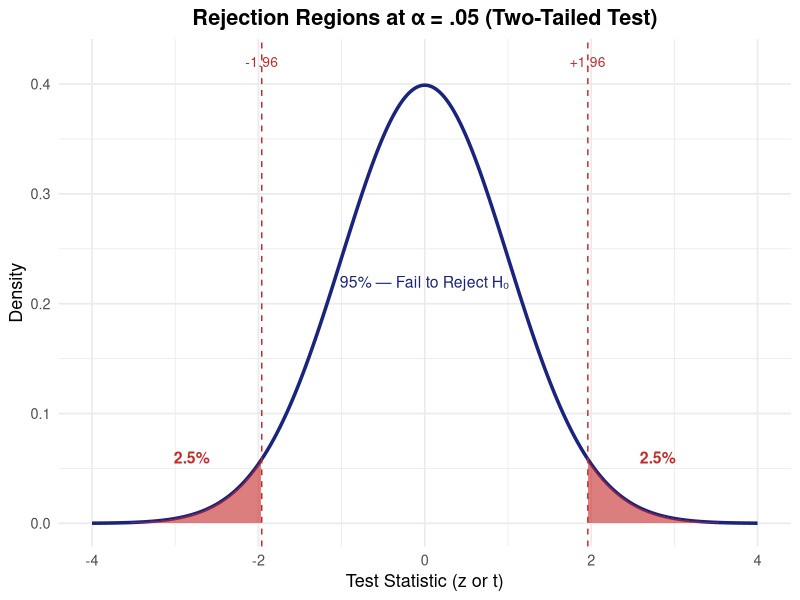
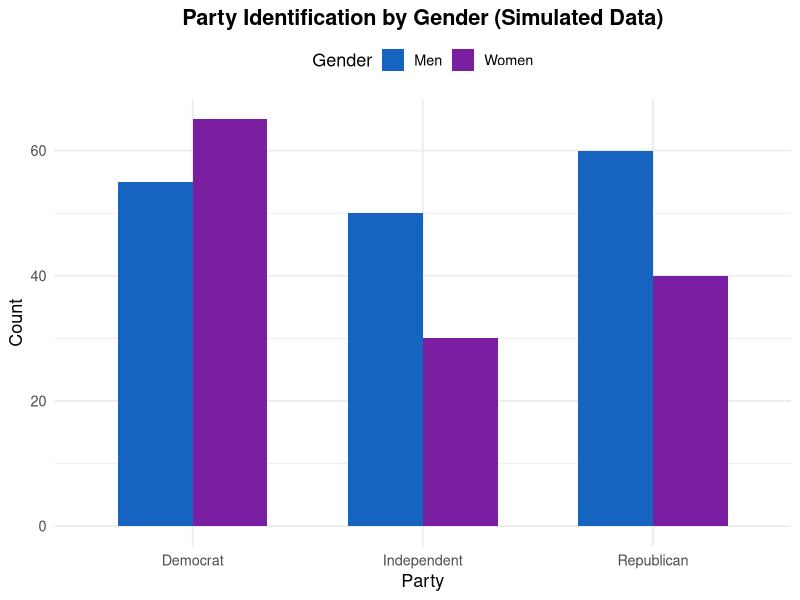

The R script that drew these images, in order:
## ---- chunk 1
#| eval: true
#| echo: false
#| fig-align: "center"
#| fig-height: 3.5

library(ggplot2)

x <- seq(-4, 4, length.out = 1000)
y <- dnorm(x)
df <- data.frame(x = x, y = y)

ggplot(df, aes(x, y)) +
  geom_line(linewidth = 1.2, color = "#1a237e") +
  geom_area(data = subset(df, x <= -1.96), aes(x, y), fill = "#c62828", alpha = 0.6) +
  geom_area(data = subset(df, x >= 1.96), aes(x, y), fill = "#c62828", alpha = 0.6) +
  annotate("text", x = -2.8, y = 0.06, label = "2.5%", color = "#c62828", fontface = "bold", size = 4) +
  annotate("text", x = 2.8, y = 0.06, label = "2.5%", color = "#c62828", fontface = "bold", size = 4) +
  annotate("text", x = 0, y = 0.22, label = "95% — Fail to Reject H\u2080", color = "#1a237e", size = 4) +
  geom_vline(xintercept = c(-1.96, 1.96), linetype = "dashed", color = "#c62828") +
  annotate("text", x = -1.96, y = 0.42, label = "-1.96", color = "#c62828", size = 3.5) +
  annotate("text", x = 1.96, y = 0.42, label = "+1.96", color = "#c62828", size = 3.5) +
  labs(title = "Rejection Regions at α = .05 (Two-Tailed Test)",
       x = "Test Statistic (z or t)", y = "Density") +
  theme_minimal(base_size = 13) +
  theme(plot.title = element_text(face = "bold", hjust = 0.5))
## ---- chunk 2
#| eval: true
#| echo: true
#| code-fold: false

# Simulated data: GDP per capita (thousands USD) by regime type
set.seed(42)
democracies  <- c(28, 35, 41, 22, 55, 47, 38, 30, 52, 44,
                  29, 61, 37, 49, 33, 58, 26, 43, 51, 36)
autocracies  <- c(12, 18, 9, 25, 15, 7, 21, 11, 19, 14,
                  8, 23, 16, 10, 27, 13, 20, 6, 17, 22)

# Run independent samples t-test
t.test(democracies, autocracies, alternative = "two.sided", var.equal = FALSE)
## ---- chunk 3
#| eval: true
#| echo: true
#| code-fold: false

# Contingency table: Party ID by Gender (simulated survey data, n = 300)
party_gender <- matrix(
  c(65, 55,   
    40, 60,   
    30, 50),  
  nrow = 3,
  byrow = TRUE,
  dimnames = list(
    Party = c("Democrat", "Republican", "Independent"),
    Gender = c("Women", "Men")
  )
)

# Display the contingency table
print(party_gender)

# Run chi-squared test
chisq.test(party_gender)
## ---- chunk 4
#| eval: true
#| echo: false
#| fig-align: "center"
#| fig-height: 3.8

library(ggplot2)

df_long <- data.frame(
  Party  = rep(c("Democrat", "Republican", "Independent"), each = 2),
  Gender = rep(c("Women", "Men"), times = 3),
  Count  = c(65, 55, 40, 60, 30, 50)
)

ggplot(df_long, aes(x = Party, y = Count, fill = Gender)) +
  geom_bar(stat = "identity", position = "dodge", width = 0.65) +
  scale_fill_manual(values = c("Women" = "#7B1FA2", "Men" = "#1565C0")) +
  labs(title = "Party Identification by Gender (Simulated Data)",
       x = "Party", y = "Count", fill = "Gender") +
  theme_minimal(base_size = 13) +
  theme(plot.title = element_text(face = "bold", hjust = 0.5),
        legend.position = "top")
## ---- chunk 5
#| eval: true
#| echo: false

decision_guide <- data.frame(
  `Research Question` = c(
    "Is avg. GDP different between regime types?",
    "Is vote choice related to education level?",
    "Does support for policy differ by region?",
    "Is income related to media consumption?"
  ),
  `DV Type` = c("Continuous", "Categorical", "Continuous", "Continuous"),
  `IV Type` = c("Categorical (2 groups)", "Categorical", "Categorical", "Categorical"),
  `Test` = c("t-Test", "Chi-Squared", "t-Test / ANOVA", "t-Test / Regression"),
  check.names = FALSE
)

knitr::kable(decision_guide, caption = "Quick Test Selection Guide")
